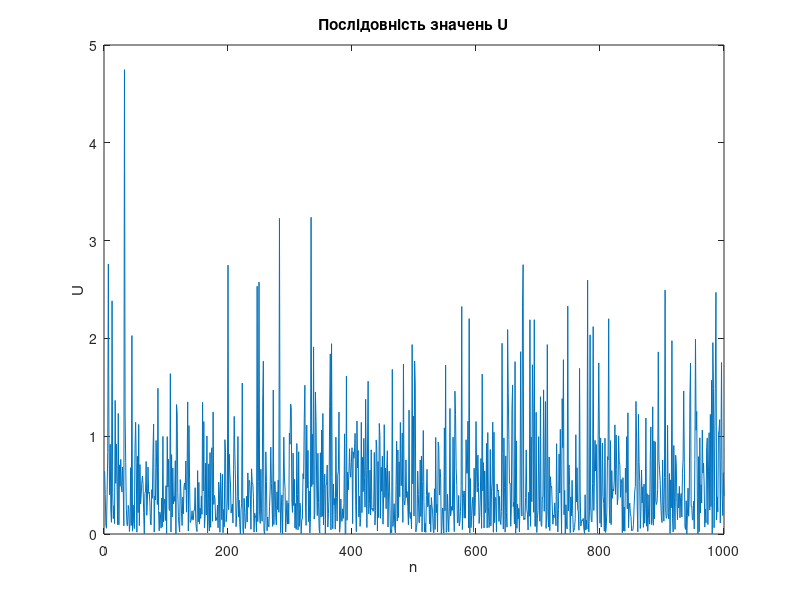
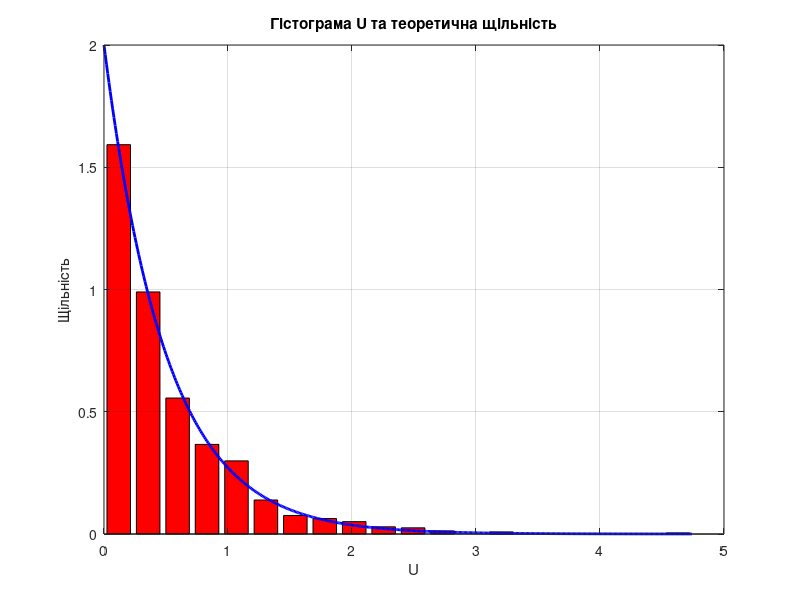

Reproduce these figures in MATLAB, in order.
clear;
N = 1000;
lamd = 2;
U = exprnd(1/lamd, 1, N);

figure(1)
plot(U)
title('Послідовність значень U')
xlabel('n')
ylabel('U')

figure(2)
[a, b] = hist(U, 20);
dx = (max(U) - min(U)) / 20;
p1 = a / (N * dx);
bar(b, p1, 'r')
hold on

x = 0:0.01:max(U);
f = lamd * exp(-lamd * x);
plot(x, f, 'b', 'LineWidth', 2)
title('Гістограма U та теоретична щільність')
xlabel('U')
ylabel('Щільність')
grid on

mU = mean(U);
dU = var(U);
sigmaU = std(U);
disp(['Математичне очікування: ', num2str(mU)])
disp(['Дисперсія: ', num2str(dU)])
disp(['Середнє квадратичне відхилення: ', num2str(sigmaU)])
